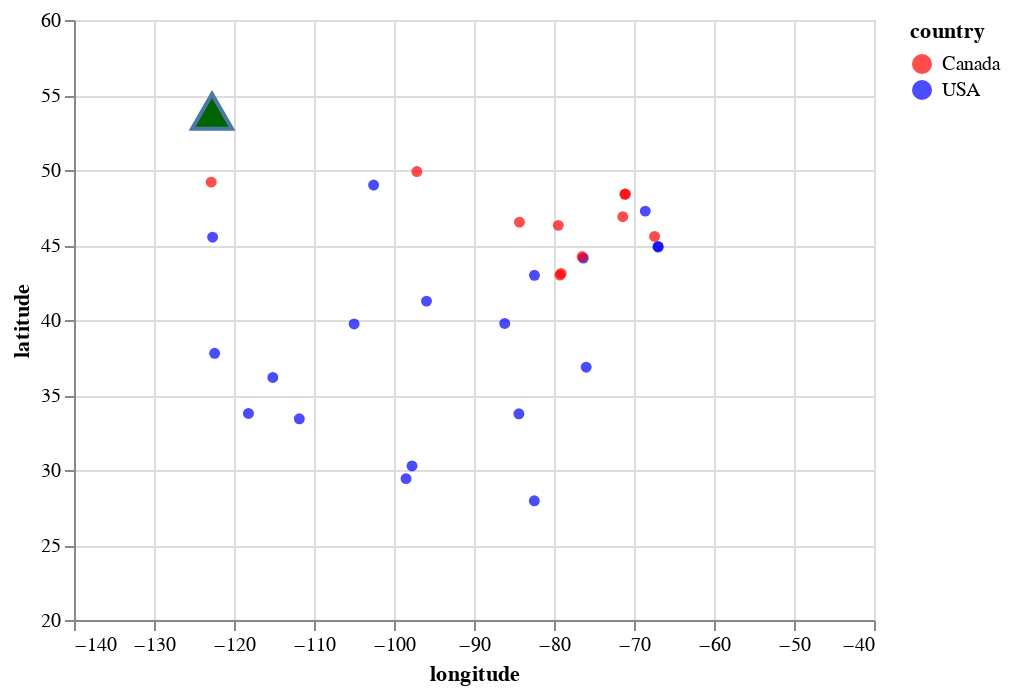

Here is the notebook cell this chart was saved with:
### Code cell
chart_knn = alt.Chart(small_train_df).mark_circle().encode(
    alt.X('longitude', scale=alt.Scale(domain=[-140, -40])),
    alt.Y('latitude', scale=alt.Scale(domain=[20, 60])),
    alt.Color('country', scale=alt.Scale(domain=['Canada', 'USA'], range=['red', 'blue'])))

one_city_point = alt.Chart(one_city).mark_point(
    shape='triangle-up', size=400, fill='darkgreen', opacity=1).encode(
    alt.X('longitude'),
    alt.Y('latitude')
)

chart_knn +  one_city_point

### Figure 1 — Vega-Lite specification as saved in the notebook (floating-point values rounded to 4 significant figures)
{"config": {"view": {"continuousWidth": 400, "continuousHeight": 300}}, "layer": [{"data": {"name": "data-615c3b712bf8c90518c486c9e85be698"}, "mark": "circle", "encoding": {"color": {"type": "nominal", "field": "country", "scale": {"domain": ["Canada", "USA"], "range": ["red", "blue"]}}, "x": {"type": "quantitative", "field": "longitude", "scale": {"domain": [-140, -40]}}, "y": {"type": "quantitative", "field": "latitude", "scale": {"domain": [20, 60]}}}}, {"data": {"name": "data-d0ae25a3f6b392271f284534b330ba9e"}, "mark": {"type": "point", "fill": "darkgreen", "opacity": 1, "shape": "triangle-up", "size": 400}, "encoding": {"x": {"type": "quantitative", "field": "longitude"}, "y": {"type": "quantitative", "field": "latitude"}}}], "$schema": "https://vega.github.io/schema/vega-lite/v4.8.1.json", "datasets": {"data-615c3b712bf8c90518c486c9e85be698": [{"longitude": -79.46, "latitude": 46.31, "country": "Canada"}, {"longitude": -84.39, "latitude": 33.75, "country": "USA"}, {"longitude": -67.43, "latitude": 45.57, "country": "Canada"}, {"longitude": -97.74, "latitude": 30.27, "country": "USA"}, {"longitude": -97.14, "latitude": 49.9, "country": "Canada"}, {"longitude": -82.46, "latitude": 27.95, "country": "USA"}, {"longitude": -71.15, "latitude": 48.38, "country": "Canada"}, {"longitude": -105.0, "latitude": 39.74, "country": "USA"}, {"longitude": -76.33, "latitude": 44.13, "country": "USA"}, {"longitude": -76.48, "latitude": 44.23, "country": "Canada"}, {"longitude": -111.8, "latitude": 33.42, "country": "USA"}, {"longitude": -115.1, "latitude": 36.17, "country": "USA"}, {"longitude": -102.5, "latitude": 49.0, "country": "USA"}, {"longitude": -68.59, "latitude": 47.26, "country": "USA"}, {"longitude": -71.07, "latitude": 48.41, "country": "Canada"}, {"longitude": -66.99, "latitude": 44.91, "country": "USA"}, {"longitude": -122.8, "latitude": 49.19, "country": "Canada"}, {"longitude": -84.32, "latitude": 46.52, "country": "Canada"}, {"longitude": -79.12, "latitude": 43.1, "country": "Canada"}, {"longitude": -122.4, "latitude": 37.78, "country": "USA"}, {"longitude": -122.7, "latitude": 45.52, "country": "USA"}, {"longitude": -66.98, "latitude": 44.86, "country": "USA"}, {"longitude": -71.4, "latitude": 46.89, "country": "Canada"}, {"longitude": -95.94, "latitude": 41.26, "country": "USA"}, {"longitude": -98.5, "latitude": 29.42, "country": "USA"}, {"longitude": -82.44, "latitude": 42.98, "country": "USA"}, {"longitude": -79.25, "latitude": 42.99, "country": "Canada"}, {"longitude": -118.2, "latitude": 33.77, "country": "USA"}, {"longitude": -86.16, "latitude": 39.77, "country": "USA"}, {"longitude": -75.98, "latitude": 36.85, "country": "USA"}], "data-d0ae25a3f6b392271f284534b330ba9e": [{"longitude": -122.7, "latitude": 53.91, "country": "Canada"}]}}
